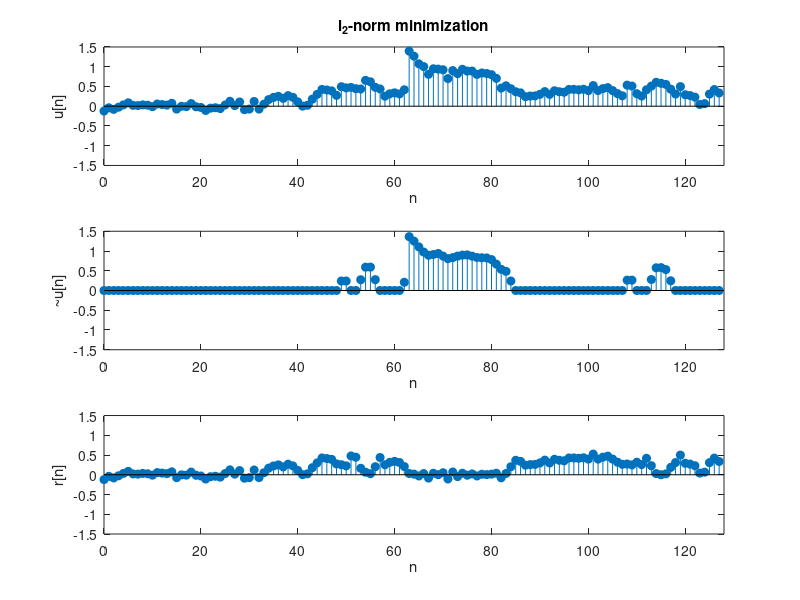

The MATLAB script that drew this image:
%% Sample 10-4
%% 冗長変換
% $\ell_2$ -ノルム最小化
% 
% 画像処理特論
% 
% 村松 正吾 
% 
% 動作確認: MATLAB R2020a
%% Redundant transforms
% $\ell_2$ -norm minimization
% 
% Advanced Topics in Image Processing
% 
% Shogo MURAMATSU
% 
% Verified: MATLAB R2020a
% 準備
% (Preparation)

close all
% 非線形近似の設定
% (Settings of non-linear approximation)

% # of Coefs.
K = 32;
% 入力信号の生成
% (Generation of input sequence)

% # of input samples
nSamples = 128;

% Random process in AR(1) model
rng('default'); 
w = 0.1*randn(nSamples,1);
w(floor(end/2)) = 1;
u = filter(1,[1 -0.95],w);
% 合成辞書
% (Synthesis dictionary)

% Synthesis filters
f0 = [  1 1 ]/2;
f1 = [ -1 1 ]/2;

% (Circular) convolution matrix
nF = max(length(f0),length(f1));
X = [zeros(nF-1,nSamples-nF+1) eye(nF-1); eye(nSamples)]; % Circular extension matrix
C = [zeros(nSamples,nF-1) eye(nSamples) zeros(nSamples,nF-1)]; % Clipping matrix

% Atoms in (circular) convolution matrix
d0 = C*convmtx(f0.',nSamples+nF-1)*X;
d1 = C*convmtx(f1.',nSamples+1)*X;
%% 
% 辞書 (Dictionary) $\mathbf{D}$

% Dictionary D (Global matrix representation of synthesis filter bank)
D = zeros(nSamples,2*nSamples);
D(:,1:2:end) = d0;
D(:,2:2:end) = d1;
disp(D)
% $\ell_2$ -ノルム最小化による非線形近似
% (Non-linear approximation  with $\ell_2$ -norm minimization)
% 
% $$\hat{\mathbf{s}}=\arg\min_{\mathbf{s}\in\mathbb{R}^L}\|\mathbf{s}\|_2^2\ 
% \mathrm{s.t.}\ \mathbf{v}=\mathbf{Ds}$$
% 
% ムーア・ペンローズの一般逆行列で解く。
% 
% $$\mathbf{T}=\mathbf{D}^T(\mathbf{DD}^T)^{-1}$$
% 
% 分析処理 (Analysis process)

% Analysis process
s = pinv(D)*u;
%% 
% 係数選択 (Coefficient selection)

s = s(:);
[~,ix] = sort(abs(s),'descend');
s(ix(K+1:end)) = 0;
%% 
% 近似結果 (Approximatiom result)

v = D*s;
%% 
% 近似誤差 (Residual)

r = u - v;
% グラフ描画
% (Graph plot)

figure(1)

% Input
subplot(3,1,1)
stem(0:nSamples-1,u,'filled')
axis([0 nSamples -1.5 1.5])
xlabel('n')
ylabel('u[n]')
title('l_2-norm minimization')

% NLA
subplot(3,1,2)
stem(0:nSamples-1,v,'filled')
axis([0 nSamples -1.5 1.5])
xlabel('n')
ylabel('~u[n]')

% Residual
subplot(3,1,3)
stem(0:nSamples-1,r,'filled')
axis([0 nSamples -1.5 1.5])
xlabel('n')
ylabel('r[n]')
%% 
% MSE評価 (MSE evaluation)

mymse = @(x,y) mean((x(:)-y(:)).^2);
fprintf('mse = %f\n',mymse(u,v));
%% 
% © Copyright, Shogo MURAMATSU, All rights reserved.